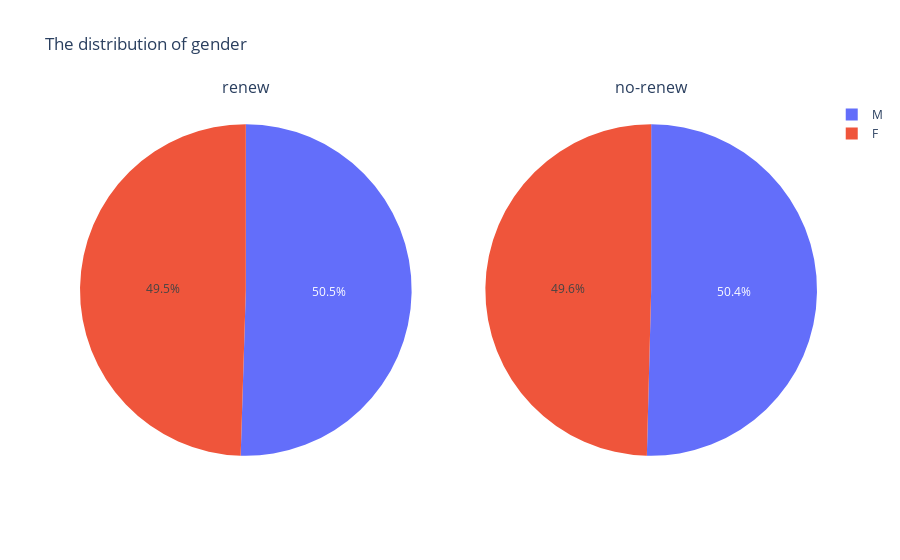
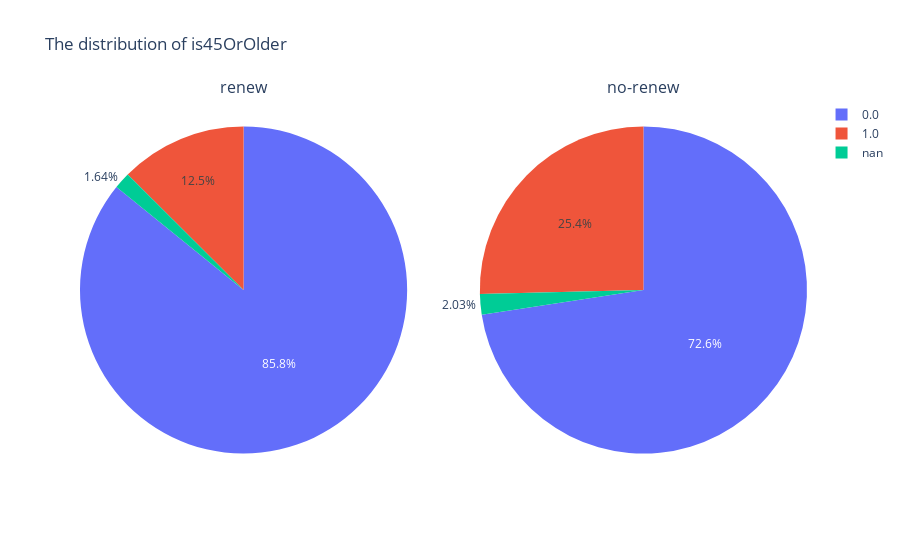
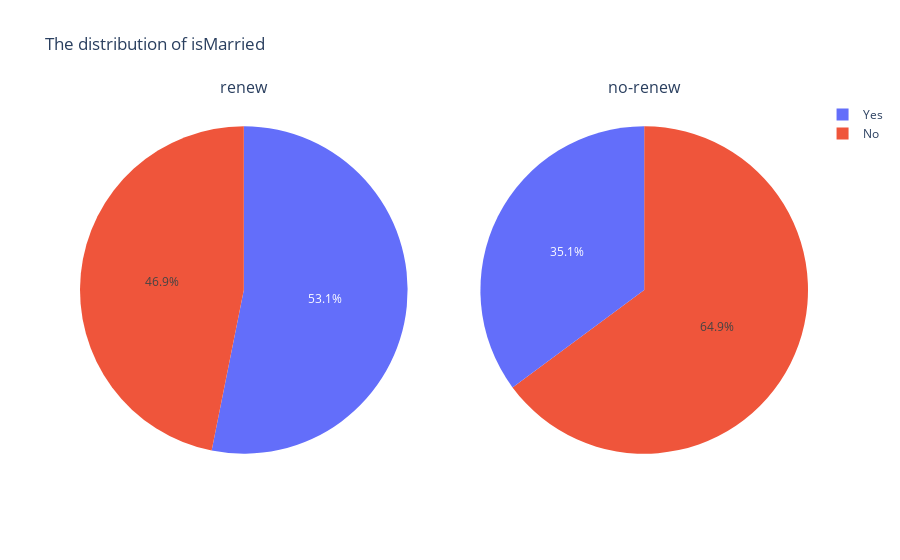
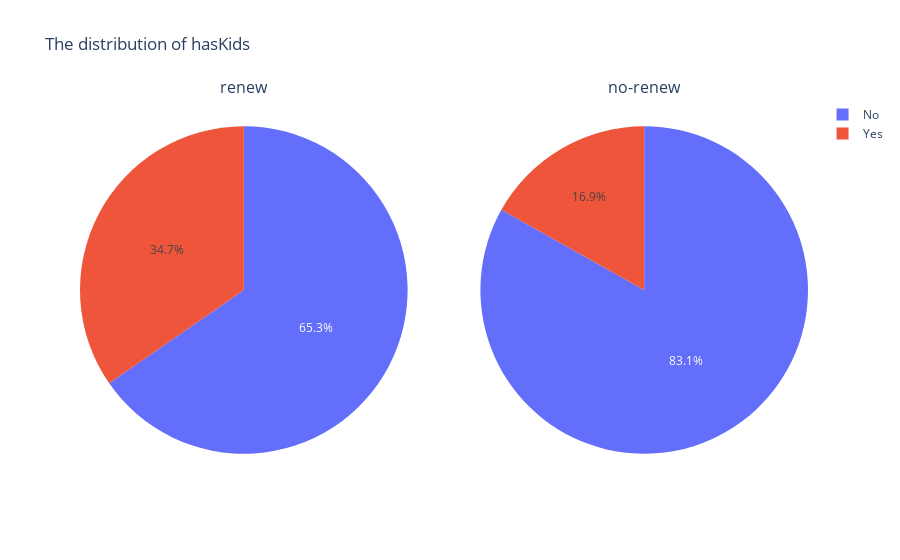

These figures' notebook cell, in order:
### Code cell
for c in cat_columns:
    plot_cat_feature_distribution(df, c)

### Figure 1 — Plotly figure (JSON) as saved in the notebook; plotly's stock layout.template omitted (floating-point values rounded to 4 significant figures)
{"data": [{"domain": {"x": [0, 0.45], "y": [0, 1]}, "labels": ["M", "F"], "type": "pie", "values": [1990, 1951]}, {"domain": {"x": [0.55, 1], "y": [0, 1]}, "labels": ["M", "F"], "type": "pie", "values": [729, 717]}], "layout": {"annotations": [{"font": {"size": 16}, "showarrow": false, "text": "renew", "x": 0.225, "xanchor": "center", "xref": "paper", "y": 1, "yanchor": "bottom", "yref": "paper"}, {"font": {"size": 16}, "showarrow": false, "text": "no-renew", "x": 0.775, "xanchor": "center", "xref": "paper", "y": 1, "yanchor": "bottom", "yref": "paper"}], "title": {"text": "The distribution of gender"}}}

### Figure 2 — Plotly figure (JSON) as saved in the notebook; plotly's stock layout.template omitted (floating-point values rounded to 4 significant figures)
{"data": [{"domain": {"x": [0, 0.45], "y": [0, 1]}, "labels": ["0.0", "1.0", "nan"], "type": "pie", "values": [3453, 504, 66]}, {"domain": {"x": [0.55, 1], "y": [0, 1]}, "labels": ["0.0", "1.0", "nan"], "type": "pie", "values": [1072, 375, 30]}], "layout": {"annotations": [{"font": {"size": 16}, "showarrow": false, "text": "renew", "x": 0.225, "xanchor": "center", "xref": "paper", "y": 1, "yanchor": "bottom", "yref": "paper"}, {"font": {"size": 16}, "showarrow": false, "text": "no-renew", "x": 0.775, "xanchor": "center", "xref": "paper", "y": 1, "yanchor": "bottom", "yref": "paper"}], "title": {"text": "The distribution of is45OrOlder"}}}

### Figure 3 — Plotly figure (JSON) as saved in the notebook; plotly's stock layout.template omitted (floating-point values rounded to 4 significant figures)
{"data": [{"domain": {"x": [0, 0.45], "y": [0, 1]}, "labels": ["Yes", "No"], "type": "pie", "values": [2138, 1885]}, {"domain": {"x": [0.55, 1], "y": [0, 1]}, "labels": ["No", "Yes"], "type": "pie", "values": [958, 519]}], "layout": {"annotations": [{"font": {"size": 16}, "showarrow": false, "text": "renew", "x": 0.225, "xanchor": "center", "xref": "paper", "y": 1, "yanchor": "bottom", "yref": "paper"}, {"font": {"size": 16}, "showarrow": false, "text": "no-renew", "x": 0.775, "xanchor": "center", "xref": "paper", "y": 1, "yanchor": "bottom", "yref": "paper"}], "title": {"text": "The distribution of isMarried"}}}

### Figure 4 — Plotly figure (JSON) as saved in the notebook; plotly's stock layout.template omitted (floating-point values rounded to 4 significant figures)
{"data": [{"domain": {"x": [0, 0.45], "y": [0, 1]}, "labels": ["No", "Yes"], "type": "pie", "values": [2629, 1394]}, {"domain": {"x": [0.55, 1], "y": [0, 1]}, "labels": ["No", "Yes"], "type": "pie", "values": [1228, 249]}], "layout": {"annotations": [{"font": {"size": 16}, "showarrow": false, "text": "renew", "x": 0.225, "xanchor": "center", "xref": "paper", "y": 1, "yanchor": "bottom", "yref": "paper"}, {"font": {"size": 16}, "showarrow": false, "text": "no-renew", "x": 0.775, "xanchor": "center", "xref": "paper", "y": 1, "yanchor": "bottom", "yref": "paper"}], "title": {"text": "The distribution of hasKids"}}}
